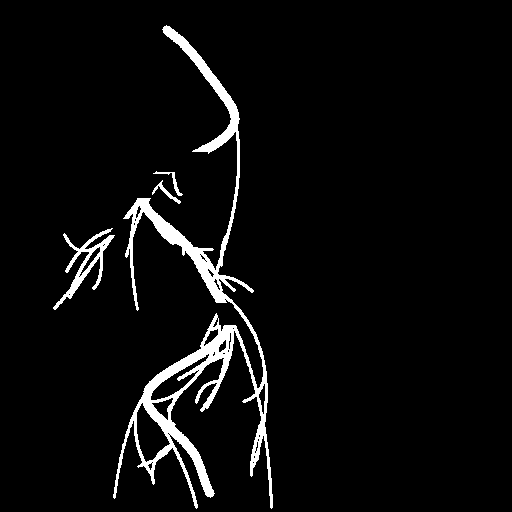
#> input picture tests/fixtures/root_vector/combo_012.png, 512 x 512 px
$ python -i morphology.py   (imports and definitions only)
#> lines starting #> are read from the running program, lines starting #| are printed output that depends on the picture; after the words box and inside, x2 and y2 are one past the last pixel; in counts of white or black regions, pixels touching at a corner belong together
#> in analyze_mask_image, `img = cv2.imread(mask_path, cv2.IMREAD_GRAYSCALE)`: img: shape (512, 512); 4.5% white; 4 white regions, box (x1, y1, x2, y2) and area: (113, 25, 273, 509) 10521, (53, 228, 115, 310) 1063, (152, 180, 181, 204) 131, (153, 171, 183, 196) 120
"""
根系形态分析：对二值分割掩码进行计算机视觉测量。

测量项：最长/最短根的长度与宽度、根长均值、总根长、总根面积、侧根/不定根夹角等。
"""

from __future__ import annotations

import math
from typing import Dict, List, Optional, Tuple

import numpy as np
from scipy import ndimage
from skimage import morphology
from skimage.measure import label, regionprops


# 8 邻接下的步长：上下左右=1，对角=sqrt(2)
_STEP_LEN = np.array([
    [math.sqrt(2), 1.0, math.sqrt(2)],
    [1.0, 0.0, 1.0],
    [math.sqrt(2), 1.0, math.sqrt(2)],
], dtype=np.float64)


def _skeleton_length_8conn(skeleton: np.ndarray) -> float:
    """基于 8 邻接的骨架路径长度（像素单位）。"""
    if skeleton.sum() == 0:
        return 0.0
    sk = skeleton.astype(np.uint8)
    # 对骨架每个像素，与 3x3 邻域内骨架像素的距离按 _STEP_LEN 累加一半（避免重复）
    h, w = sk.shape
    length = 0.0
    for r in range(1, h - 1):
        for c in range(1, w - 1):
            if not sk[r, c]:
                continue
            patch = sk[r - 1 : r + 2, c - 1 : c + 2]
            for dr in range(3):
                for dc in range(3):
                    if (dr, dc) == (1, 1):
                        continue
                    if patch[dr, dc]:
                        length += _STEP_LEN[dr, dc]
    return length / 2.0  # 每条边只算一次


def _skeleton_length_simple(skeleton: np.ndarray) -> float:
    """骨架像素数近似长度（含对角校正）。"""
    n = int(skeleton.sum())
    if n == 0:
        return 0.0
    # 近似：4 邻接与对角混合，约 1.2 倍像素数
    return n * 1.2


def skeleton_length(skeleton: np.ndarray, use_8conn: bool = True) -> float:
    """计算骨架长度（像素）。use_8conn=True 时用 8 邻接步长累加。"""
    if use_8conn:
        return _skeleton_length_8conn(skeleton)
    return _skeleton_length_simple(skeleton)


def _branch_points_8conn(skeleton: np.ndarray) -> np.ndarray:
    """骨架中分支点（8 邻接邻居数 >= 3）的坐标 (N, 2)。"""
    kernel = np.ones((3, 3), dtype=np.uint8)
    kernel[1, 1] = 0
    conv = ndimage.convolve(skeleton.astype(np.uint8), kernel, mode="constant", cval=0)
    # 分支点：骨架点且邻居数 >= 3
    branch = (skeleton > 0) & (conv >= 3)
    return np.column_stack(np.nonzero(branch))


def _direction_from_branch(
    skeleton: np.ndarray,
    br: Tuple[int, int],
    branch_radius: int = 5,
) -> List[np.ndarray]:
    """从分支点 br 出发，沿骨架得到各分支的方向单位向量（最多取 branch_radius 步）。"""
    h, w = skeleton.shape
    sk = skeleton.astype(np.uint8)
    directions = []
    for dr in range(-1, 2):
        for dc in range(-1, 2):
            if dr == 0 and dc == 0:
                continue
            r, c = br[0] + dr, br[1] + dc
            if r < 0 or r >= h or c < 0 or c >= w or not sk[r, c]:
                continue
            # 沿该方向走 branch_radius 步，取终点与 br 的向量
            path_len = 0
            pr, pc = r, c
            prev = (br[0], br[1])
            while path_len < branch_radius:
                best = None
                best_dist = 0
                for nr in range(pr - 1, pr + 2):
                    for nc in range(pc - 1, pc + 2):
                        if (nr, nc) == prev:
                            continue
                        if 0 <= nr < h and 0 <= nc < w and sk[nr, nc]:
                            d = (nr - br[0]) ** 2 + (nc - br[1]) ** 2
                            if d > best_dist:
                                best_dist = d
                                best = (nr, nc)
                if best is None:
                    break
                prev = (pr, pc)
                pr, pc = best
                path_len += 1
            vec = np.array([pr - br[0], pc - br[1]], dtype=np.float64)
            norm = np.linalg.norm(vec)
            if norm > 1e-6:
                directions.append(vec / norm)
    return directions


def _lateral_angles_at_branch(
    skeleton: np.ndarray,
    br: Tuple[int, int],
    branch_radius: int = 5,
) -> List[float]:
    """在分支点处计算两两分支夹角（度），返回列表。"""
    vecs = _direction_from_branch(skeleton, br, branch_radius)
    if len(vecs) < 2:
        return []
    angles = []
    for i in range(len(vecs)):
        for j in range(i + 1, len(vecs)):
            dot = np.clip(np.dot(vecs[i], vecs[j]), -1.0, 1.0)
            angle_rad = math.acos(dot)
            angles.append(math.degrees(angle_rad))
    return angles


def analyze_mask(
    mask: np.ndarray,
    pixel_size: float = 1.0,
    min_root_area: int = 20,
    remove_small_objects: Optional[int] = None,
    morph_kernel_size: int = 0,
    morph_open: bool = False,
    min_root_diameter: float = 0.0,
) -> Dict:
    """
    对二值根系掩码（前景=1 或 255）进行形态分析。
    参考 rootmask：可选形态学去噪、最小根直径过滤。

    Args:
        mask: (H, W) 二值图，非零为前景
        pixel_size: 像素对应的物理长度（如 mm/pixel），结果会乘以此值
        min_root_area: 小于此面积的连通域不计入根
        remove_small_objects: 若给定，先去除面积小于此值的连通域再分析
        morph_kernel_size: 形态学核大小，>0 时先闭运算再可选开运算
        morph_open: 是否在闭运算后做开运算（可去细噪）
        min_root_diameter: 小于此平均宽度的根剔除（像素，0=不剔除）

    Returns:
        包含各项测量指标的字典（长度/面积/宽度均为物理单位，若 pixel_size=1 则为像素）
    """
#> called with pixel_size = 1, min_root_area = 20, morph_kernel_size = 0, morph_open = False, min_root_diameter = 0
    if mask.ndim > 2:
        mask = mask.squeeze()
    binary = (mask > 0).astype(np.uint8)
#> binary: shape (512, 512); values 0 (black) and 1 (white), 4.5% white; 4 white regions

    if remove_small_objects is not None and remove_small_objects > 0:
        binary = morphology.remove_small_objects(
            label(binary),
            min_size=remove_small_objects,
            connectivity=2,
        )
        binary = (binary > 0).astype(np.uint8)

    if morph_kernel_size > 0:
        import cv2
        k = max(1, morph_kernel_size)
        kernel = cv2.getStructuringElement(cv2.MORPH_ELLIPSE, (k, k))
        binary = cv2.morphologyEx(binary, cv2.MORPH_CLOSE, kernel)
        if morph_open:
            binary = cv2.morphologyEx(binary, cv2.MORPH_OPEN, kernel)
        binary = (binary > 0).astype(np.uint8)

    labeled = label(binary, connectivity=2)
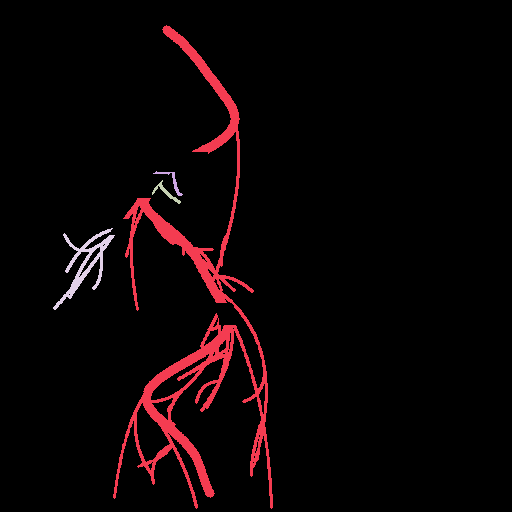
#> labeled: shape (512, 512) int64; 5 distinct labels, from 0 to 4; one colour per label, 0 black
    props = regionprops(labeled)
#> props = 4 regions; box (x1, y1, x2, y2) and area: (113, 25, 273, 509) 10521, (53, 228, 115, 310) 1063, (152, 180, 181, 204) 131, (153, 171, 183, 196) 120

    root_lengths: List[float] = []
    root_widths: List[float] = []
    root_areas: List[float] = []

    for i, prop in enumerate(props):
        if prop.area < min_root_area:
            continue
        # 单根掩码
        root_mask = (labeled == prop.label).astype(np.uint8)
        # 骨架
        try:
            sk = morphology.skeletonize(root_mask, method="lee")
        except Exception:
            sk = morphology.skeletonize(root_mask.astype(bool)).astype(np.uint8)

        length_px = skeleton_length(sk, use_8conn=True)
        if length_px < 1e-6:
            length_px = float(np.sqrt(prop.area))  # 退化为近似
        area_px = float(prop.area)
        # 平均宽度：面积/长度（等效矩形宽）
        width_px = area_px / length_px if length_px > 0 else 0.0
        if min_root_diameter > 0 and width_px < min_root_diameter:
            continue

        root_lengths.append(length_px * pixel_size)
        root_widths.append(width_px * pixel_size)
        root_areas.append(area_px * pixel_size * pixel_size)
#> this loop made 4 passes
#> (area_px, width_px) on passes 1 to 4: (10521, 4.46), (120, 2.58), (131, 2.98), (1063, 3.34)
#> pass 1, in analyze_mask, `sk = morphology.skeletonize(root_mask, method="lee")`:
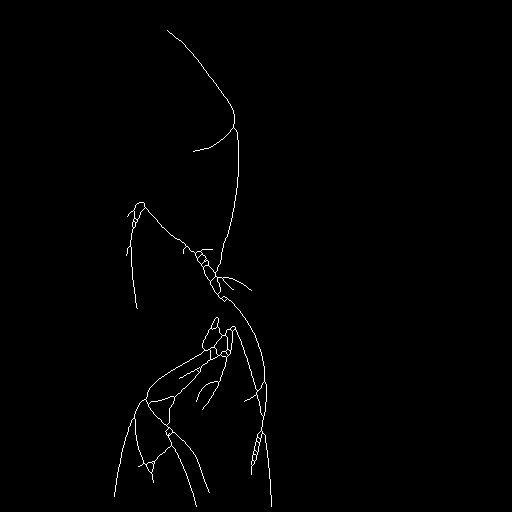
#> sk: shape (512, 512) bool; 0.74% white in thin lines or dots, all inside (x1, y1, x2, y2) = (114, 30, 272, 507)
#> after the loop:
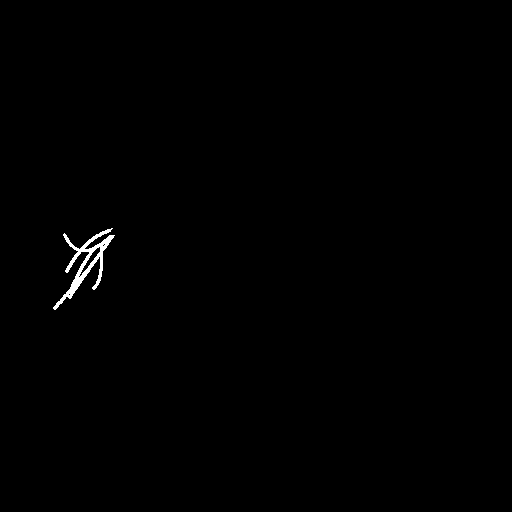
#> root_mask: shape (512, 512); values 0 (black) and 1 (white), 0.41% white; 1 white region, box (x1, y1, x2, y2) and area: (53, 228, 115, 310) 1063
#> after the loop:
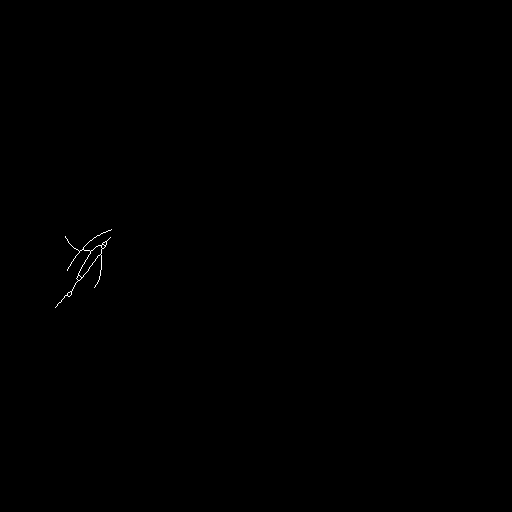
#> sk: shape (512, 512) bool; 0.09% white in thin lines or dots, all inside (x1, y1, x2, y2) = (55, 229, 112, 308)
#> after the loop, root_areas = [10521, 120, 131, 1063]; root_lengths = [2360.7, 46.56, 43.94, 318.4]; root_widths = [4.46, 2.58, 2.98, 3.34]

    # 全图骨架用于分支夹角（跨连通域的主根-侧根关系用全图骨架更合理）
    try:
        sk_full = morphology.skeletonize(binary, method="lee")
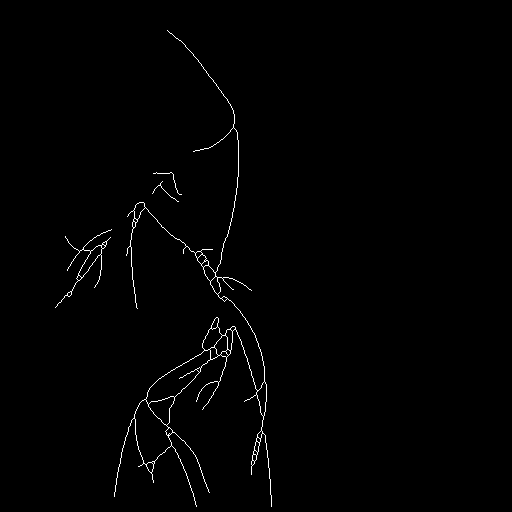
#> sk_full: shape (512, 512) bool; 0.86% white in thin lines or dots, all inside (x1, y1, x2, y2) = (55, 30, 272, 507)
    except Exception:
        sk_full = morphology.skeletonize(binary.astype(bool)).astype(np.uint8)

    branch_pts = _branch_points_8conn(sk_full)
#> in _branch_points_8conn, `conv = ndimage.convolve(skeleton.astype(np.uint8), kernel, mode="const..`:
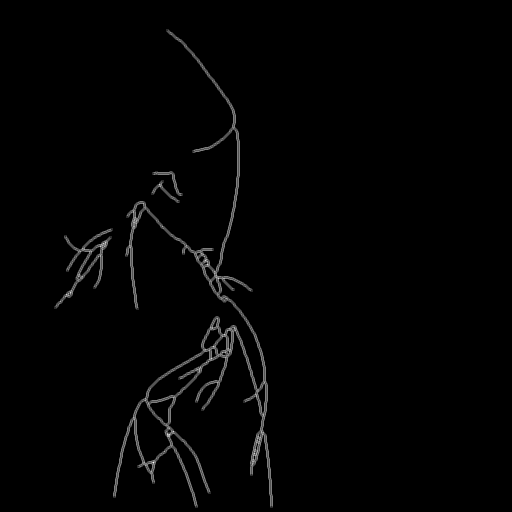
#> conv: shape (512, 512); min 0, max 6, mean 0.069; drawn with min black and max white
#> in _branch_points_8conn, `branch = (skeleton > 0) & (conv >= 3)`:
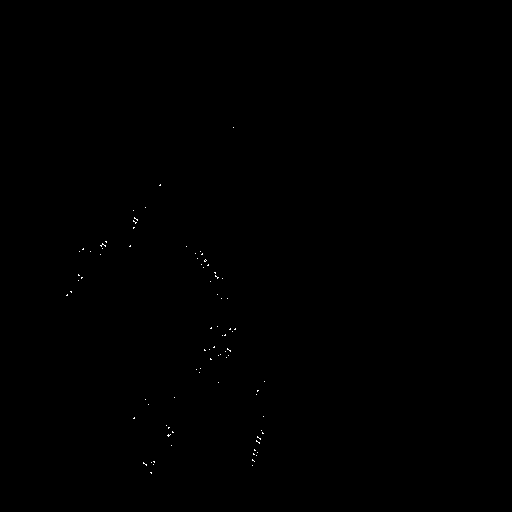
#> branch: shape (512, 512) bool; 0.07% white in thin lines or dots, all inside (x1, y1, x2, y2) = (66, 127, 265, 474)
#> branch_pts = 196 pairs, first value 127 to 473, second value 66 to 264
    lateral_angles_deg: List[float] = []
    for idx in range(branch_pts.shape[0]):
        br = (int(branch_pts[idx, 0]), int(branch_pts[idx, 1]))
        lateral_angles_deg.extend(_lateral_angles_at_branch(sk_full, br, branch_radius=5))
#> this loop made 196 passes
#> (br, vecs in _lateral_angles_at_branch) on passes 1 to 3: ((127, 233), [[-0.986, 0.164], [0.768, -0.64], [0.832, 0.555]]), ((184, 160), [[-0.894, 0.447], [0.64, -0.768], [0.832, 0.555]]), ((185, 159), [[-0.832, 0.555], [0.707, -0.707], [0.707, 0.707]])
#> after the loop, lateral_angles_deg = 603 values, max 180 at index 33, min 0 at index 83, mean 115.9

    # 汇总
    total_root_length = sum(root_lengths)
#> total_root_length = 2769.6
    total_root_area = sum(root_areas)
#> total_root_area = 11835
    n_roots = len(root_lengths)
#> n_roots = 4

    result = {
        "num_roots": n_roots,
        "total_root_length": total_root_length,
        "total_root_area": total_root_area,
        "mean_root_length": float(np.mean(root_lengths)) if root_lengths else 0.0,
        "longest_root_length": float(max(root_lengths)) if root_lengths else 0.0,
        "shortest_root_length": float(min(root_lengths)) if root_lengths else 0.0,
        "longest_root_width": float(max(root_widths)) if root_widths else 0.0,
        "shortest_root_width": float(min(root_widths)) if root_widths else 0.0,
        "mean_root_width": float(np.mean(root_widths)) if root_widths else 0.0,
        "lateral_root_angles_deg": lateral_angles_deg,
        "mean_lateral_angle_deg": float(np.mean(lateral_angles_deg)) if lateral_angles_deg else 0.0,
        "min_lateral_angle_deg": float(min(lateral_angles_deg)) if lateral_angles_deg else 0.0,
        "max_lateral_angle_deg": float(max(lateral_angles_deg)) if lateral_angles_deg else 0.0,
    }
    return result


def analyze_mask_image(
    mask_path: str,
    pixel_size: float = 1.0,
    min_root_area: int = 20,
    remove_small_objects: Optional[int] = None,
    morph_kernel_size: int = 0,
    morph_open: bool = False,
    min_root_diameter: float = 0.0,
) -> Dict:
    """从掩码图像路径读入并分析，返回同上。"""
    import cv2

    img = cv2.imread(mask_path, cv2.IMREAD_GRAYSCALE)
    if img is None:
        raise FileNotFoundError(f"Failed to read mask: {mask_path}")
    return analyze_mask(
        img,
        pixel_size=pixel_size,
        min_root_area=min_root_area,
        remove_small_objects=remove_small_objects,
        morph_kernel_size=morph_kernel_size,
        morph_open=morph_open,
        min_root_diameter=min_root_diameter,
    )

>>> result = analyze_mask_image('../../tests/fixtures/root_vector/combo_012.png')
#> result = 13 items
